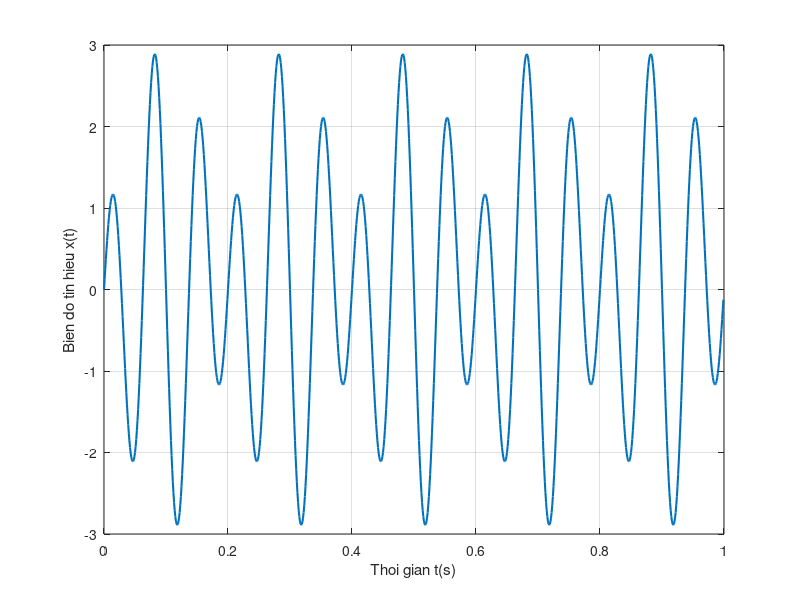
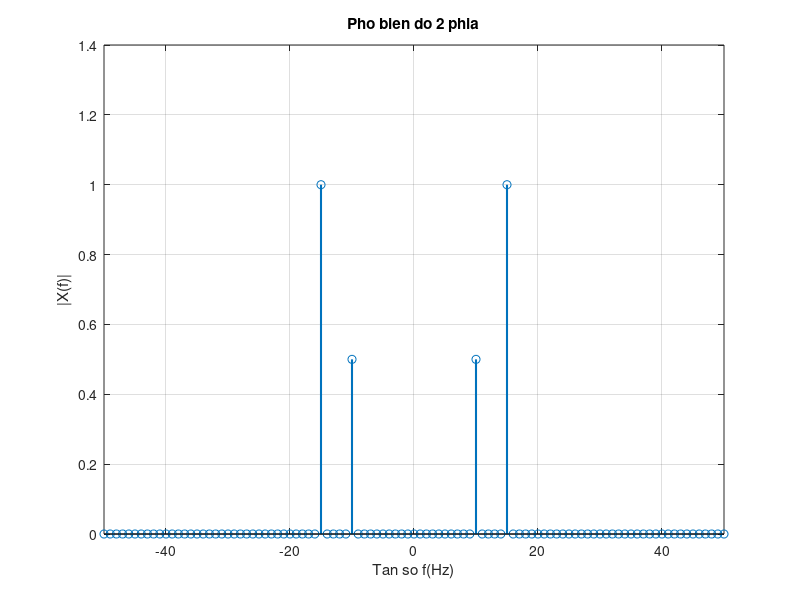

Write the MATLAB code that produced these figures, in order.
clc; clear;

% Thiet lap cac thong so
fs = 1000;      % Tan so lay mau
ts = 1 / fs;    % Chu ky lay mau
t = 0:ts:1 - ts;
x = cos(20*pi*t + pi / 2) + 2*sin(30*pi*t);

% a. Mo phong tin hieu trong mien thoi gian
figure;
plot(t, x, 'LineWidth', 1.5);
grid on;
xlabel('Thoi gian t(s)');
ylabel('Bien do tin hieu x(t)');
xlim([0 1]);

% b. Bien doi Fourier
N = length(x);  % So lan lay mau
x_fft = fft(x);

% c. Ve tin hieu trong mien tan so
x_fft_shift = fftshift(x_fft);
pho_bien_do_2_phia = abs(x_fft_shift) / N;
df = fs / N;
f_2_phia = -fs/2:df:fs/2-df;

figure;
stem(f_2_phia, pho_bien_do_2_phia, 'LineWidth', 1.5);
grid on;
xlabel('Tan so f(Hz)');
ylabel('|X(f)|');
title('Pho bien do 2 phia');
xlim([-50 50]);
